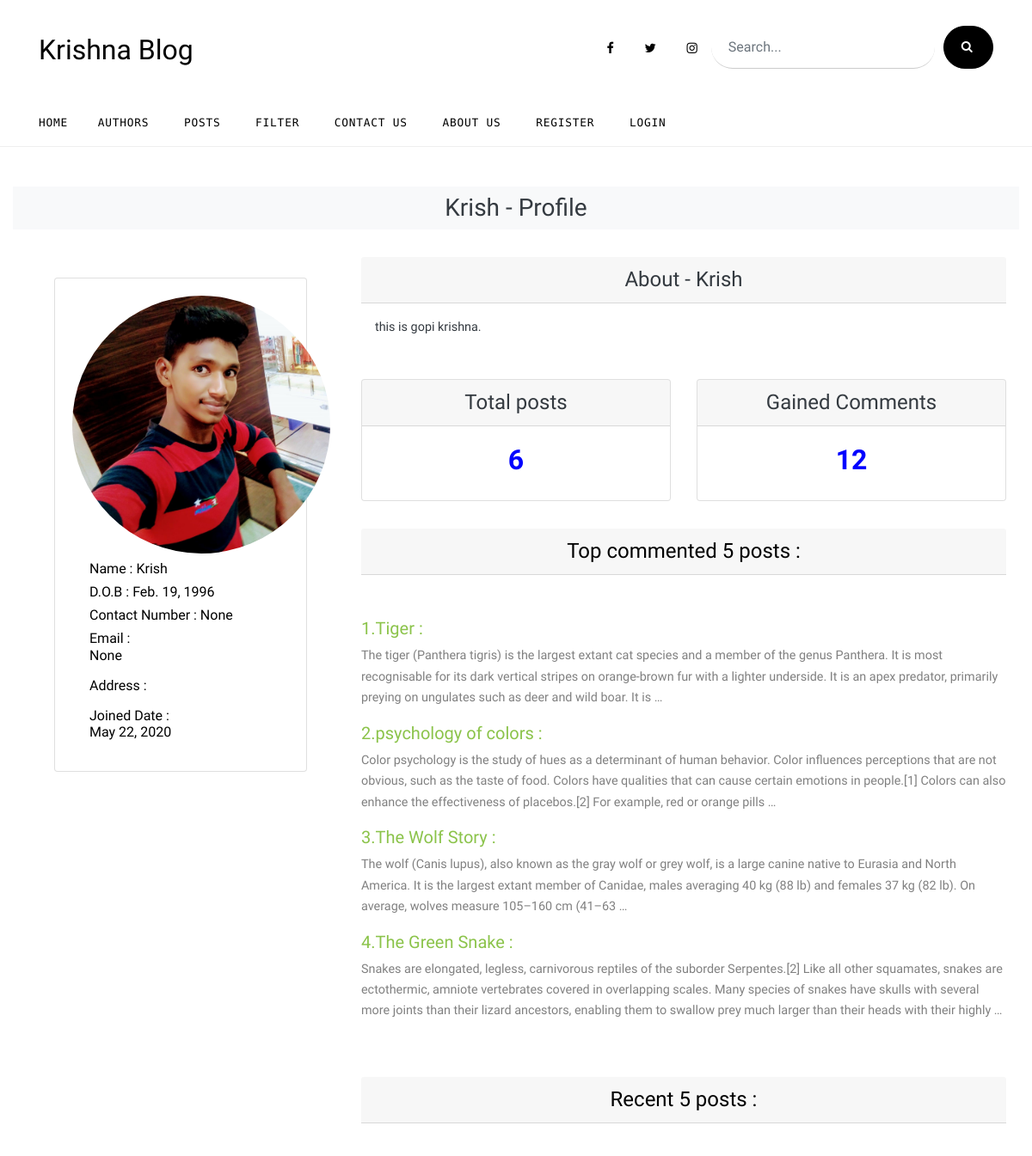
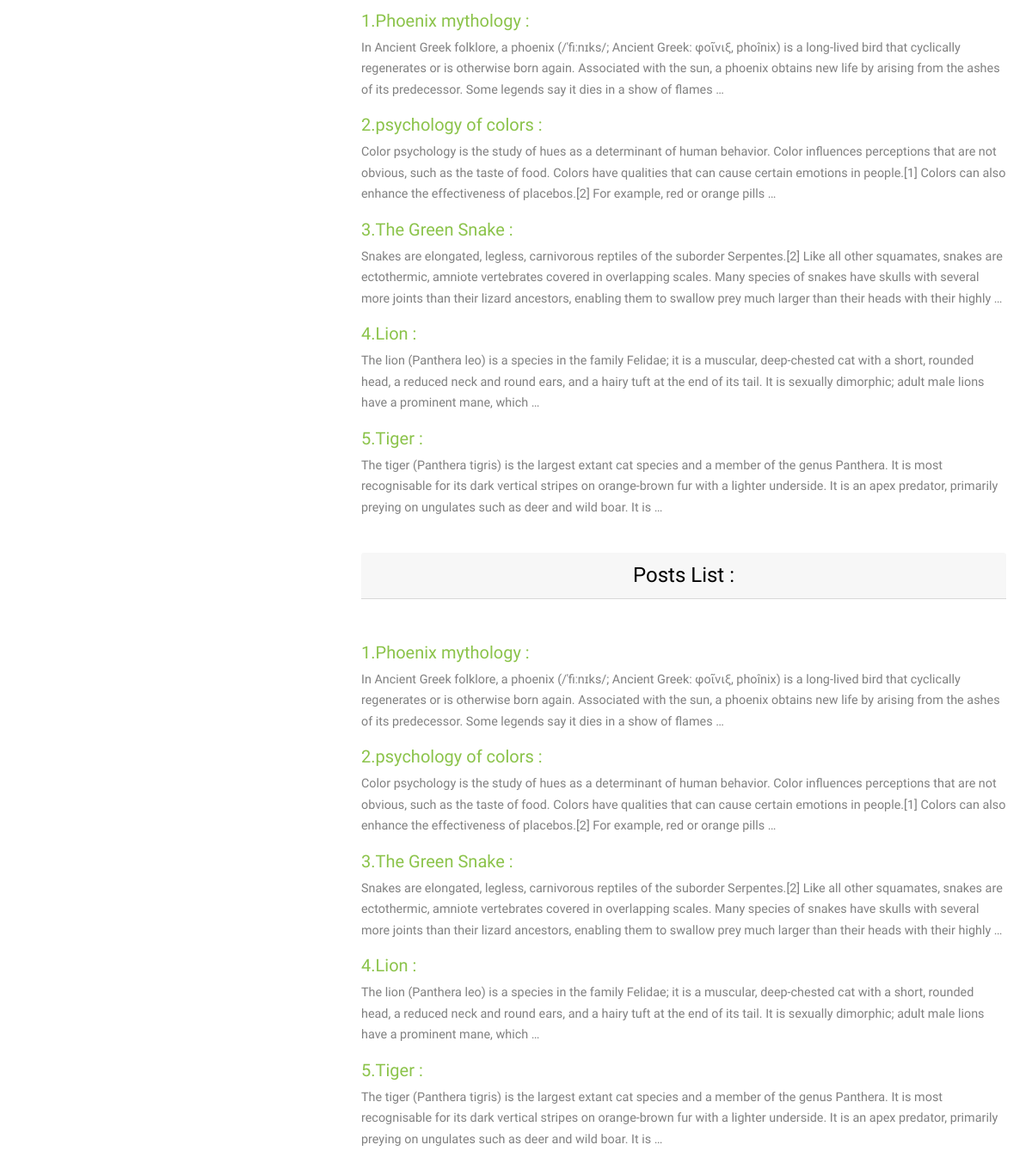
Page /author/krish/ (upper part) on the earlier database version (2 pictures, top to bottom).
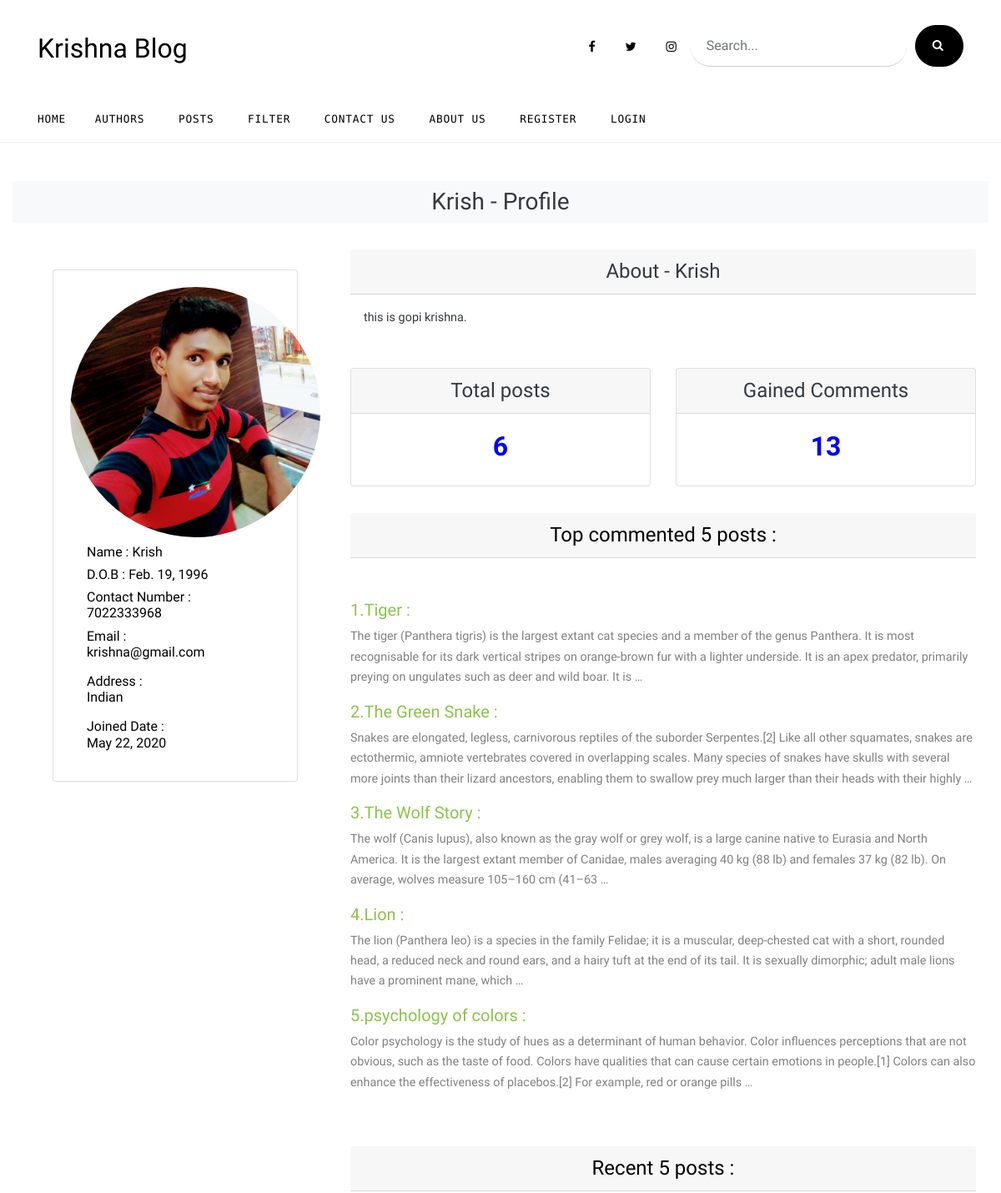
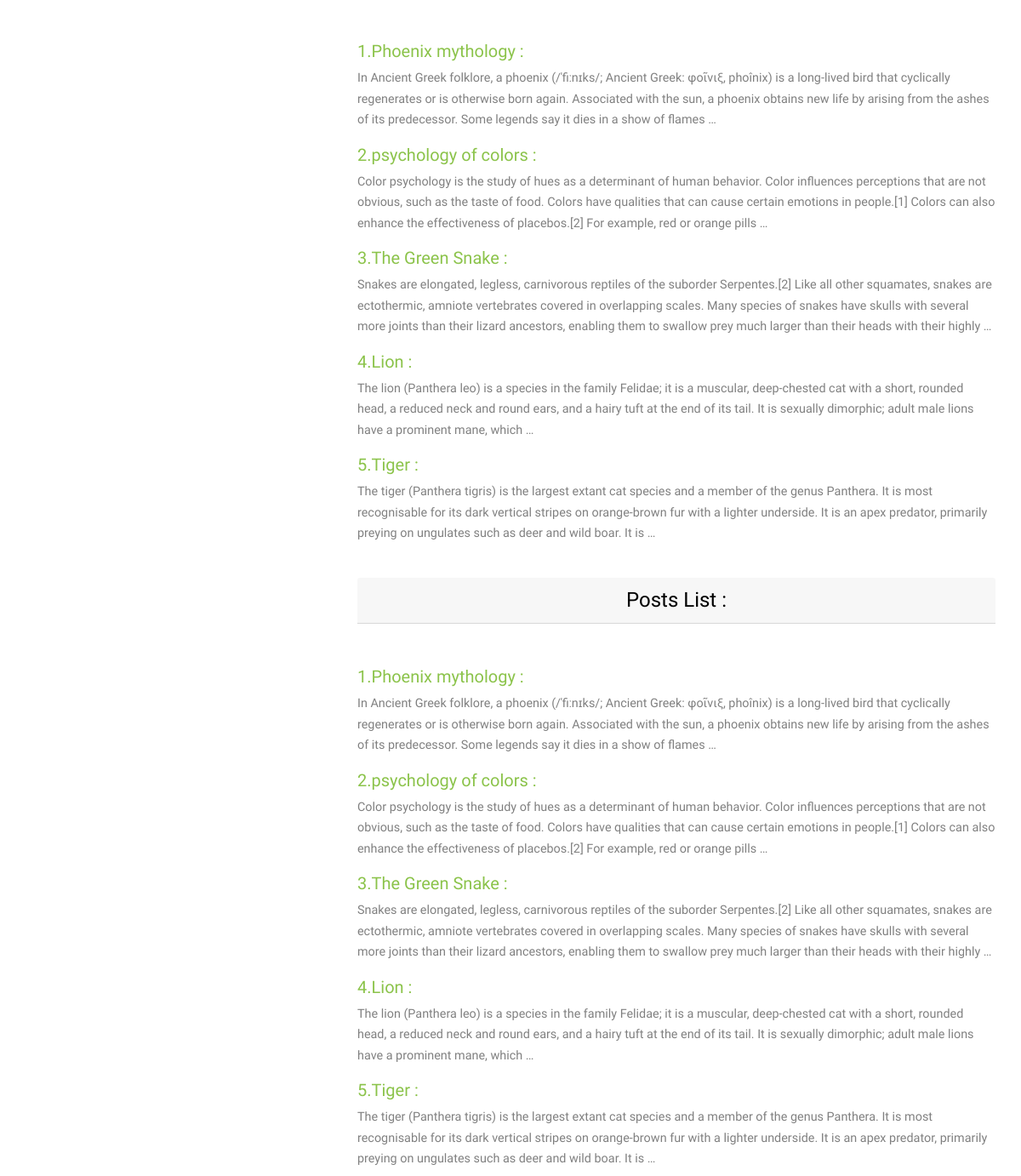
Same page on the later database version (2 pictures, top to bottom).
### blog/models.py (models this page shows, shortened)
class Author(models.Model):
    name = models.OneToOneField(User, unique=True, max_length=64, on_delete=models.CASCADE)
    dob = models.DateField(null=True, blank=True)
    phone_no = models.CharField(max_length=14, blank=True, null=True)
    email = models.EmailField(blank=True, null=True)
    address = models.TextField(max_length=1000, blank=True, null=True)
    photo = models.ImageField(upload_to='author_img/', blank=True, null=True)
    joined_date = models.DateTimeField(auto_now_add=True)
    slug = models.SlugField(max_length=255, unique=True, null=True, blank=True)
    about = models.TextField(max_length=5000, null=True, blank=True)
    class Meta:
        unique_together = ('name', 'slug')

class Post(models.Model):
    STATUS = ( ('D','draft'), ('P','published') )
    PRIVACY = ( ('Public','Public'), ('Private','Private') )
    CATEGORY =(
            ('Animals', 'Animals'),
            ('Birds', 'Birds'),
            ('Business', 'Business'),
            ('Comedy', 'Comedy'),
            ('Food', 'Food'),
            ('Health', 'Health'),
            ('Movies', 'Movies'),
            ('Sports', 'Sports'),
            ('Politics', 'Politics'),
            ('Technology', 'Technology'),
            ('Others', 'Others'),
        )
    title = models.CharField(max_length=100)
    creator = models.ForeignKey(Author, on_delete=models.CASCADE)
    content = models.TextField(max_length=10000 )
    post_pic = models.ImageField(upload_to='post_img/' , null=True, blank=True)
    slug = models.SlugField(max_length=100, unique='True', null=True, blank=True)
    category = models.CharField(choices=CATEGORY, max_length=20 )
    created_date = models.DateTimeField(auto_now_add=True)
    updated_date = models.DateTimeField(auto_now=True)
    published_date = models.DateTimeField(default=timezone.now)
    status = models.CharField(choices=STATUS, max_length=2, default='D')
    privacy = models.CharField(choices=PRIVACY, max_length=8, default='Public')
    tag1 = models.CharField(max_length=24, blank=True, null=True)
    tag2 = models.CharField(max_length=24, blank=True, null=True)
    tag3 = models.CharField(max_length=24, blank=True, null=True)
    class Meta:
        ordering = ('-published_date',)
        unique_together = ('title', 'slug')

### blog/views.py (the view)
# urls.py: path('author/<str:slug>/', author_view, name='author'),
def author_view(request, slug):
    author = Author.objects.get(slug=slug)
    post_list = author.post_set.filter(~Q(status='D'), ~Q(privacy='Private'))
    recent_posts = post_list.order_by('-published_date')[:5:]
    total_posts = post_list.count()
    total_comments = 0
    for post in post_list:
        total_comments += post.comment_set.count()
    total_likes = post_list.count()
    popular_posts = popular.popular()
    most_commented_posts = []
    for post in popular_posts:
        if post.creator == author:
            most_commented_posts.append(post)
    context = {'post_list': post_list,
               'author': author,
               'total_posts': total_posts,
               'total_comments': total_comments,
               'most_commented_posts': most_commented_posts[0:5],
               'recent_posts': recent_posts,
               }
    return render(request, 'blog/author_detail.html', context)

### blog/templates/blog/author_detail.html (shortened to what this page needs)
<!DOCTYPE html>
{% extends 'blog/base.html' %}
{% load static %}
{% block content %}
<div class="site-section ">
        <div class="row">
<div class="container-fluid">
        <div class="container-fluid">
            <div class=" bg-light">
                    <h3 class="text-center p-2 text-dark"> {{author.name|title}} - Profile</h3>
                </div>
    {% if author %}
    <div class="row p-0 m-0 ">
        <div class="col col-12 col-sm-12 col-md-4 col-lg-4 p-5">
            <div class="card ">
                <div class="card-body ">
                    <img class="rounded-circle" {% if author.photo %} src="{{author.photo.url}}" {% else %}
                         src="{% static 'images/user.png' %}" {% endif %} title="{{author.name}}"
                         alt="{{author.name}}" height="300px"
                         width="300px">
                    <div class="card-body mb-0 pb-0 mt-2 pt-0" style="color:black;">
                        <h6> Name : <span >{{author.name|title}}</span></h6>
                        <h6> D.O.B : <span >{{author.dob|date}}</span></h6>
                        <h6> Contact Number : <span
                                >{{author.phone_no}}</span></h6>
                        <h6> Email : <span >{{author.email|linebreaks}}</span></h6>
                        <h6> Address :
                            <span >{{author.address|linebreaks}}
                            </span>
                        </h6>
                        <h6> Joined Date : <span >{{author.joined_date|date|linebreaks}}</span>
                        </h6>
                    </div>
                </div>
            </div>
        </div>
        <div class="col col-12 col-sm-12 col-md-8 col-lg-8">
            <div class="row ">
                <div class="col col-12">
                    <div class=" text-dark  mt-4 mb-4">
                        <h4 class="card-header text-center" >About - {{author.name|title}}  </h4>
                        <div class="text-left mt-3 ml-3 mb-4" >
                            <p>{% if author.about %}{{author.about}}{% else %} No Information Available. {% endif %}
                            </p>
                        </div>
                    </div>
                </div>
            </div>
            <div class="row mt-4">
                <div class="col ">
                    <div class="card mb-2 text-dark">
                        <h4 class="card-header text-center " >Total posts</h4>
                        <div class="card-body text-center" >
                            <h2 style="color:blue; font-weight:900;">{{total_posts}}</h2>
                        </div>
                    </div>
                </div>
                <div class="col">
                    <div class="card mb-2 text-dark">
                         <h4 class="card-header text-center " >Gained Comments  </h4>
                        <div class="card-body text-center" >
                            <h2 style="color:blue; font-weight:900;">{{ total_comments }}</h2>
                        </div>
                    </div>
                </div>
            </div>
            <div class="row">
                <div class="col">
                    <div class=" mt-4 ">
                         <h4 class="card-header text-center section-title" >Top commented 5 posts :</h4>
                        <div class="mt-0" >
                            {% if most_commented_posts %}
                            {% for post in most_commented_posts %}
                            <h5><a href="{% url 'blog:post' post.slug %}">{{forloop.counter}}.{{post.title}} : </a></h5>
                            <p> {{post.content|truncatewords:50}}</p>
                            {% endfor %}
                            {% else %}
                            <p>No posts Yet!</p>
                            {% endif %}
                        </div>
                    </div>
                </div>
            </div>
            <div class="row">
                <div class="col">
                    <div class=" mt-5 mb-0">
                        <h4 class="card-header text-center section-title" >Recent 5 posts : </h4>
                        <div class="mt-0" >
                                                        {% if recent_posts %}
                                                        {% for post in recent_posts %}
                                                        <h5><a href="{% url 'blog:post' post.slug %}">{{forloop.counter}}.{{post.title}} : </a></h5>
                            <p> {{post.content|truncatewords:50}}</p>
                                                        {% endfor %}
                                                        {% else %}
                                                        <p>No posts Yet!</p>
                                                        {% endif %}
                        </div>
                    </div>
                </div>
            </div>
            <div class="row">
                <div class="col">
                    <div class=" mt-4  ">
                        <h4 class="card-header text-center section-title" >Posts List : </h4>
                        <div class="" >
                            {% if post_list %}
                            {% for post in post_list %}
                            <h5><a href="{% url 'blog:post' post.slug %}">{{forloop.counter}}.{{post.title}} : </a></h5>
                            <p> {{post.content|truncatewords:50}}
                            {% endfor %}
                            {% else %}
                            <p>No posts yet!</p>
                            {% endif %}
                        </div>
                    </div>
                </div>
            </div>
        </div>
    </div>
    {% else %}
    <div class="card-body text-center">
        <h4 class="alert" style="color:gold;"><b><i> Something is wrong!</i></b></h4>
    </div>
    {% endif %}
</div>
        </div>
        </div>
        <br>
</div>
{% endblock %}

### blog/templates/blog/base.html (shortened to what this page needs)
<!DOCTYPE html>
{% load static %}
{% load posts_tags %}
<html lang="{{ LANGUAGE_CODE|default:'en-us' }}">
<head>
    <link rel="stylesheet" href="{% static '' %}fonts/icomoon/style.css">
    <link href="https://stackpath.bootstrapcdn.com/font-awesome/4.7.0/css/font-awesome.min.css" rel="stylesheet">
    <link rel="stylesheet" href="{% static '' %}css/bootstrap.min.css">
    <link rel="stylesheet" href="{% static '' %}css/jquery-ui.css">
    <link rel="stylesheet" href="{% static '' %}css/owl.carousel.min.css">
    <link rel="stylesheet" href="{% static '' %}css/owl.theme.default.min.css">
    <link rel="stylesheet" href="{% static '' %}css/owl.theme.default.min.css">
    <link rel="stylesheet" href="{% static '' %}css/jquery.fancybox.min.css">
    <link rel="stylesheet" href="{% static '' %}css/bootstrap-datepicker.css">
    <link rel="stylesheet" href="{% static '' %}fonts/flaticon/font/flaticon.css">
    <link rel="stylesheet" href="{% static '' %}css/aos.css">
    <link href="css/jquery.mb.YTPlayer.min.css" media="all" rel="stylesheet" type="text/css">
    <link rel="stylesheet" href="{% static '' %}css/style.css">
</head>
<body data-spy="scroll" data-target=".site-navbar-target" data-offset="300">
{% include 'blog/navbar.html' %}
{% block content %}
{% endblock %}
</body>
</html>

### blog/templates/blog/navbar.html (shortened to what this page needs)
{% load static %}
<div class="header-top">
    <div class="container">
        <div class="row align-items-center">
            <div class="col-12 col-lg-6 d-flex">
                <a href="{% url 'blog:home' %}" class="site-logo">
                    Krishna Blog
                </a>
            </div>
            <div class="col-12 col-lg-6 ml-auto d-flex">
                <div class="ml-md-auto top-social d-none d-lg-inline-block">
                    <a href="https://www.facebook.com/" target="_blank" class="d-inline-block p-3"><span class="icon-facebook"></span></a>
                    <a href="#" class="d-inline-block p-3"><span class="icon-twitter"></span></a>
                    <a href="https://www.instagram.com/accounts/login/" class="d-inline-block p-3"><span class="icon-instagram"></span></a>
                </div>
                 <form action="/search/" method="POST" class="search-form d-inline-block">
                    <div class="d-flex">
                        <input id="query" name="query" type="text" class="form-control" placeholder="Search...">
                        <button type="submit" class="btn btn-secondary"><span class="icon-search"></span></button>
                    </div>
                </form>
            </div>
        </div>
    </div>
    <div class="site-navbar py-2 js-sticky-header site-navbar-target d-none pl-0 d-lg-block" role="banner">
        <div class="container">
            <div class="d-flex align-items-center">
                <div class="mr-auto">
                    <nav class="site-navigation position-relative text-right" role="navigation">
                        <ul class="site-menu main-menu js-clone-nav mr-auto d-none pl-0 d-lg-block">
                            <li class="active">
                                <a href="{% url 'blog:home' %}" class="nav-link text-left">Home</a>
                            </li>
                            <li>
                                <a href="{% url 'blog:authors' %}" class="nav-link text-left">Authors </a>
                            </li>
                            <li>
                                <a href="{% url 'blog:posts' %}" class="nav-link text-left">Posts</a>
                            </li>
                            <li><a href="{% url 'blog:posts-category' %}" class="nav-link text-left">Filter</a></li>
                            <li><a href="{% url 'blog:contactus' %}" class="nav-link text-left">Contact Us</a></li>
                            <li><a href="{% url 'blog:aboutus' %}" class="nav-link text-left">About Us</a></li>
                            {% if not user.is_authenticated %}
                            <li>
                                <a href="{% url 'blog:register' %}" class="nav-link text-left">Register</a>
                            </li>
                            <li><a href="{% url 'blog:login' %}" class="nav-link text-left">LogIn</a></li>
                            {% else %}
                            <li>
                                <a href="{% url 'blog:logout' %}" class="nav-link text-left">LogOut</a>
                            </li>
                            {% endif %}
                        </ul>
                    </nav>
                </div>
            </div>
        </div>
    </div>
</div>

### blog/templates/blog/footer.html (shortened to what this page needs)
{% load static %}

Differences in the rows shown:
changed Author "this is gopi krishna.": phone_no "None" → "7022333968"; email "None" → "krishna@gmail.com"; address (not shown) → "Indian"
shown differently, row unchanged: Post "The Green Snake": moves up the list
shown differently, row unchanged: Post "The Wolf Story": moves down the list
now on one of the page's lists (row unchanged): Post: title "Lion", content "The lion (Panthera leo) is a species in the family Felidae; it is a muscular, deep-chested cat with a short, rounded head, a reduced neck and round ears, and a hairy tuft at the end of its tail. It is sexually dimorphic; adult male lions have a prominent mane, which …"
Other differences:
{{ total_comments }}: "12" → "13"
